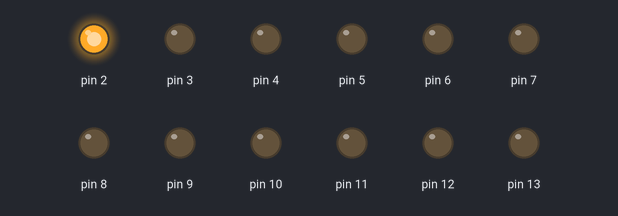
The sketch below on a simulated Arduino Uno, built with avr-gcc and run on an emulated ATmega328P. On the bench: output pins drawn as LEDs (lit = HIGH).

Above: at 0.2 s.
At 1.7 s:
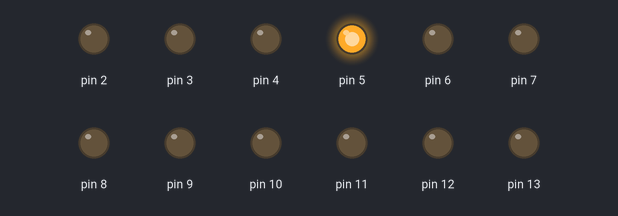
At 3.2 s:
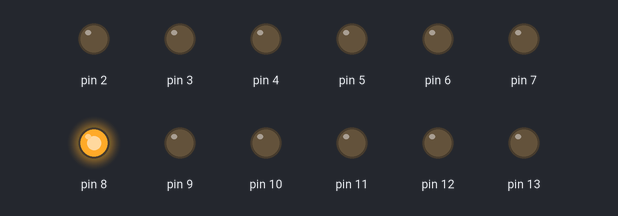
At 6.7 s:
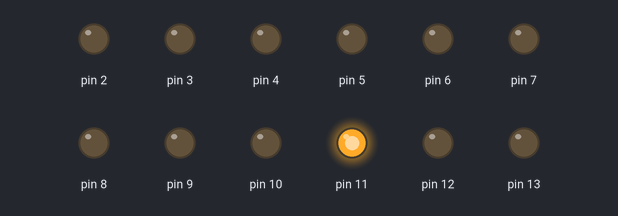
At 10.2 s:
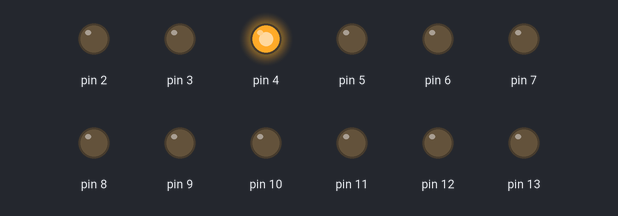
At 13.7 s:
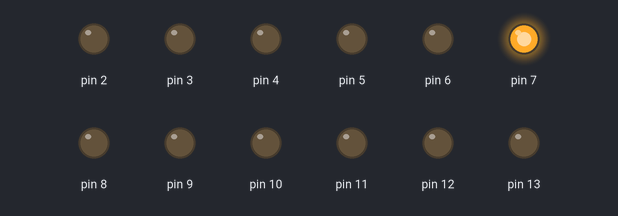
Timing chart, 0 to 14.3 s (numbered marks = the images above):
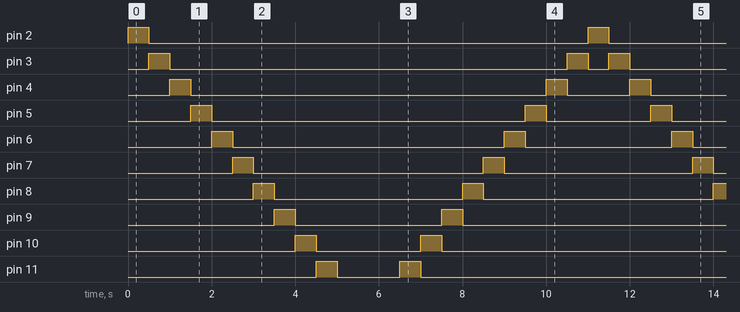

Measured:
- by itself, pin 2, pin 13: alternates HIGH for 0.50 s and LOW for 10.5 s
- by itself, pin 3: repeats every 11.0 s: LOW 9.5 s, HIGH 0.50 s, LOW 0.50 s, HIGH 0.50 s
- by itself, pin 4: repeats every 11.0 s: LOW 8.5 s, HIGH 0.50 s, LOW 1.5 s, HIGH 0.50 s
- by itself, pin 5: repeats every 11.0 s: LOW 7.5 s, HIGH 0.50 s, LOW 2.5 s, HIGH 0.50 s
- by itself, pin 6: repeats every 11.0 s: LOW 6.5 s, HIGH 0.50 s, LOW 3.5 s, HIGH 0.50 s
- by itself, pin 7: repeats every 11.0 s: LOW 5.5 s, HIGH 0.50 s, LOW 4.5 s, HIGH 0.50 s
- by itself, pin 8: repeats every 11.0 s: LOW 4.5 s, HIGH 0.50 s, LOW 5.5 s, HIGH 0.50 s
- by itself, pin 9: repeats every 11.0 s: LOW 3.5 s, HIGH 0.50 s, LOW 6.5 s, HIGH 0.50 s

The sketch:

sketch_may03a.ino
```cpp
//LEDを順番に点灯させる
int i ;

void setup(){
 for(i=2; i<=13; i=i+1) {
     pinMode(i, OUTPUT);
}
}

void loop(){
for(;;) {
  for(i=2; i<=13; i=i+1) {
    digitalWrite(i, HIGH);
    delay(500);
    digitalWrite(i, LOW);
  }
  for(i=12; i>=3; i=i-1) {
    digitalWrite(i, HIGH);
    delay(500);
    digitalWrite(i, LOW);
  }
}
}
```
